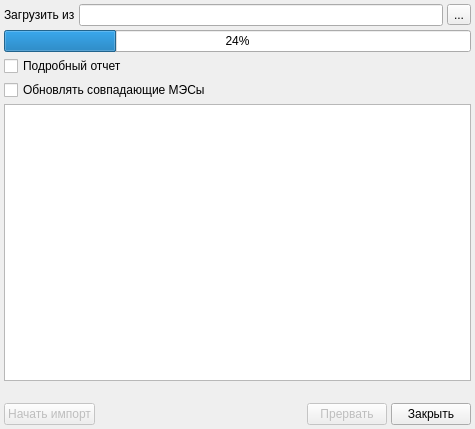
<?xml version="1.0" encoding="UTF-8"?>
<ui version="4.0">
 <class>ImportXML</class>
 <widget class="QDialog" name="ImportXML">
  <property name="geometry">
   <rect>
    <x>0</x>
    <y>0</y>
    <width>475</width>
    <height>429</height>
   </rect>
  </property>
  <property name="windowTitle">
   <string>Импорт МЭС</string>
  </property>
  <layout class="QGridLayout">
   <property name="margin">
    <number>4</number>
   </property>
   <property name="spacing">
    <number>4</number>
   </property>
   <item row="6" column="0">
    <layout class="QHBoxLayout">
     <property name="spacing">
      <number>4</number>
     </property>
     <property name="margin">
      <number>0</number>
     </property>
     <item>
      <widget class="QPushButton" name="btnImport">
       <property name="enabled">
        <bool>false</bool>
       </property>
       <property name="text">
        <string>Начать импорт</string>
       </property>
      </widget>
     </item>
     <item>
      <spacer>
       <property name="orientation">
        <enum>Qt::Horizontal</enum>
       </property>
       <property name="sizeHint" stdset="0">
        <size>
         <width>40</width>
         <height>20</height>
        </size>
       </property>
      </spacer>
     </item>
     <item>
      <widget class="QPushButton" name="btnAbort">
       <property name="enabled">
        <bool>false</bool>
       </property>
       <property name="text">
        <string>Прервать</string>
       </property>
      </widget>
     </item>
     <item>
      <widget class="QPushButton" name="btnClose">
       <property name="text">
        <string>Закрыть</string>
       </property>
      </widget>
     </item>
    </layout>
   </item>
   <item row="1" column="0">
    <widget class="CProgressBar" name="progressBar">
     <property name="value">
      <number>24</number>
     </property>
     <property name="orientation">
      <enum>Qt::Horizontal</enum>
     </property>
    </widget>
   </item>
   <item row="5" column="0">
    <widget class="QLabel" name="lblStatus">
     <property name="text">
      <string/>
     </property>
    </widget>
   </item>
   <item row="4" column="0">
    <widget class="QTextBrowser" name="logBrowser"/>
   </item>
   <item row="2" column="0">
    <widget class="QCheckBox" name="chkFullLog">
     <property name="text">
      <string>Подробный отчет</string>
     </property>
    </widget>
   </item>
   <item row="3" column="0">
    <widget class="QCheckBox" name="chkUpdateMes">
     <property name="text">
      <string>Обновлять совпадающие МЭСы</string>
     </property>
    </widget>
   </item>
   <item row="0" column="0">
    <layout class="QHBoxLayout">
     <property name="spacing">
      <number>4</number>
     </property>
     <property name="margin">
      <number>0</number>
     </property>
     <item>
      <widget class="QLabel" name="label">
       <property name="text">
        <string>Загрузить из</string>
       </property>
      </widget>
     </item>
     <item>
      <widget class="QLineEdit" name="edtFileName"/>
     </item>
     <item>
      <widget class="QToolButton" name="btnSelectFile">
       <property name="text">
        <string>...</string>
       </property>
      </widget>
     </item>
    </layout>
   </item>
  </layout>
 </widget>
 <customwidgets>
  <customwidget>
   <class>CProgressBar</class>
   <extends>QProgressBar</extends>
   <header>library/ProgressBar.h</header>
  </customwidget>
 </customwidgets>
 <tabstops>
  <tabstop>edtFileName</tabstop>
  <tabstop>btnSelectFile</tabstop>
  <tabstop>chkFullLog</tabstop>
  <tabstop>chkUpdateMes</tabstop>
  <tabstop>logBrowser</tabstop>
  <tabstop>btnImport</tabstop>
  <tabstop>btnAbort</tabstop>
  <tabstop>btnClose</tabstop>
 </tabstops>
 <resources/>
 <connections/>
</ui>
